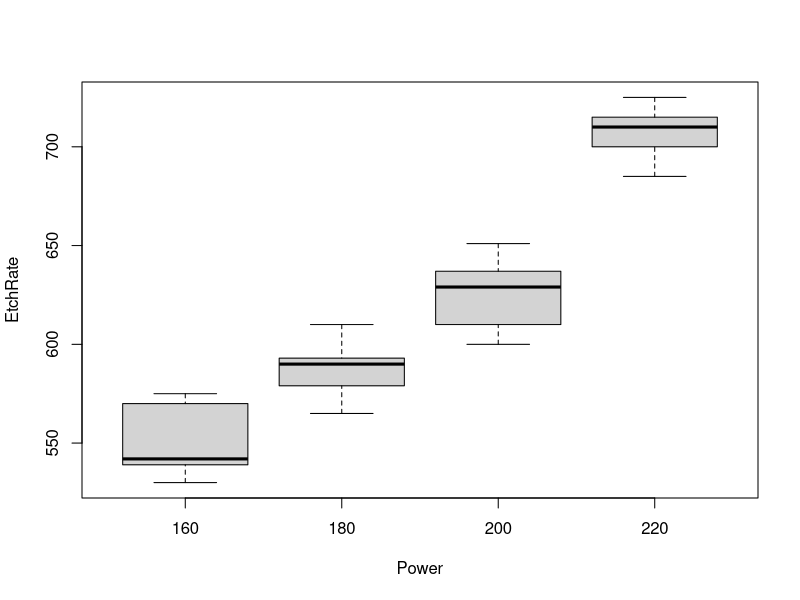

This chart was generated by the following R code:
## ---- chunk 1
knitr::opts_chunk$set(echo = TRUE)
library(plyr)
library(dplyr)
library(reshape2)
## ---- chunk 2

dat0 <- as.data.frame(array(
  c(
    rep(c(160,180,200,220),5),
    rep(1,4),rep(2,4),rep(3,4),rep(4,4),rep(5,4),
    575,565,600,725,
    542,593,651,700,
    530,590,610,715,
    539,579,637,685,
    570,610,629,710
  ),
  dim = c(20,3)
))

colnames(dat0) <- c("Power","Replication","EtchRate")

# Check Totals
check_rowTotals <- summarize(
  group_by(dat0,Power),
  rowTot = sum(EtchRate),
  rowAvg = mean(EtchRate)
)

# Make power a factor
dat0$Power <- as.factor(dat0$Power)

## ---- chunk 3
boxplot(EtchRate ~ Power, data = dat0)
